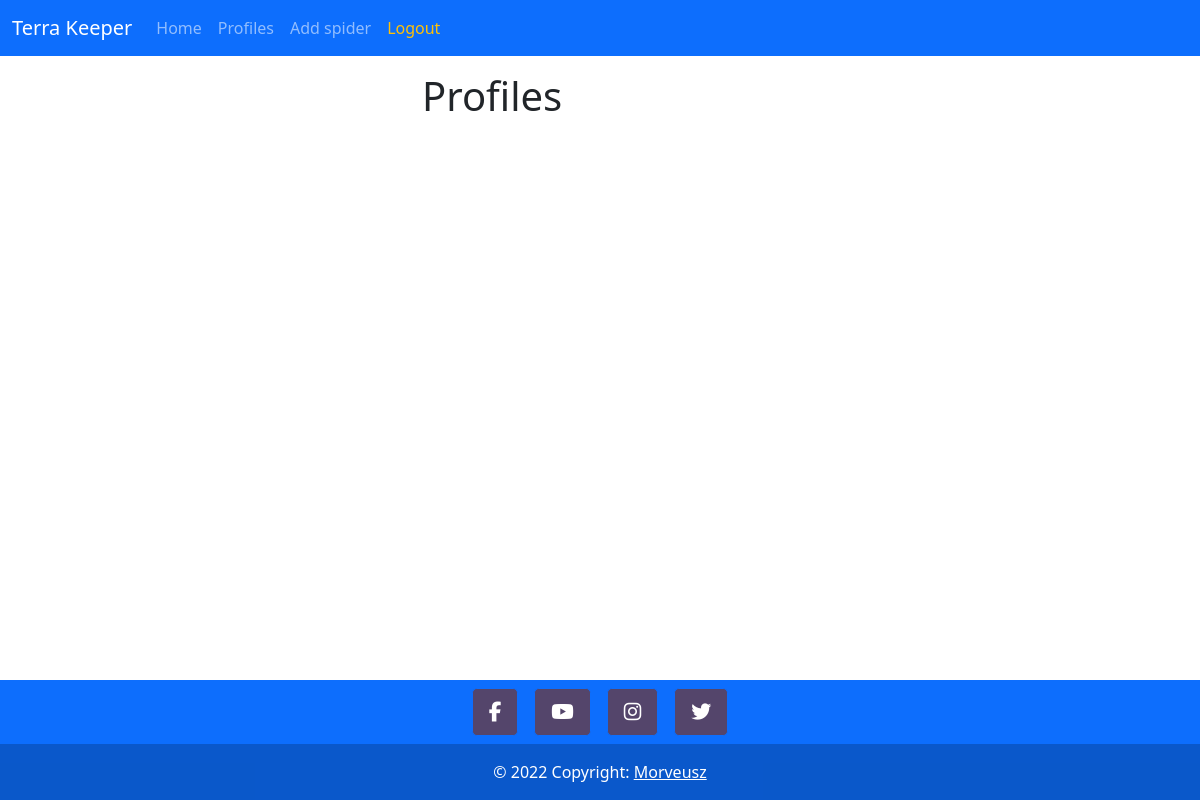
/users/ (signed in), run on an earlier commit of the app's database.
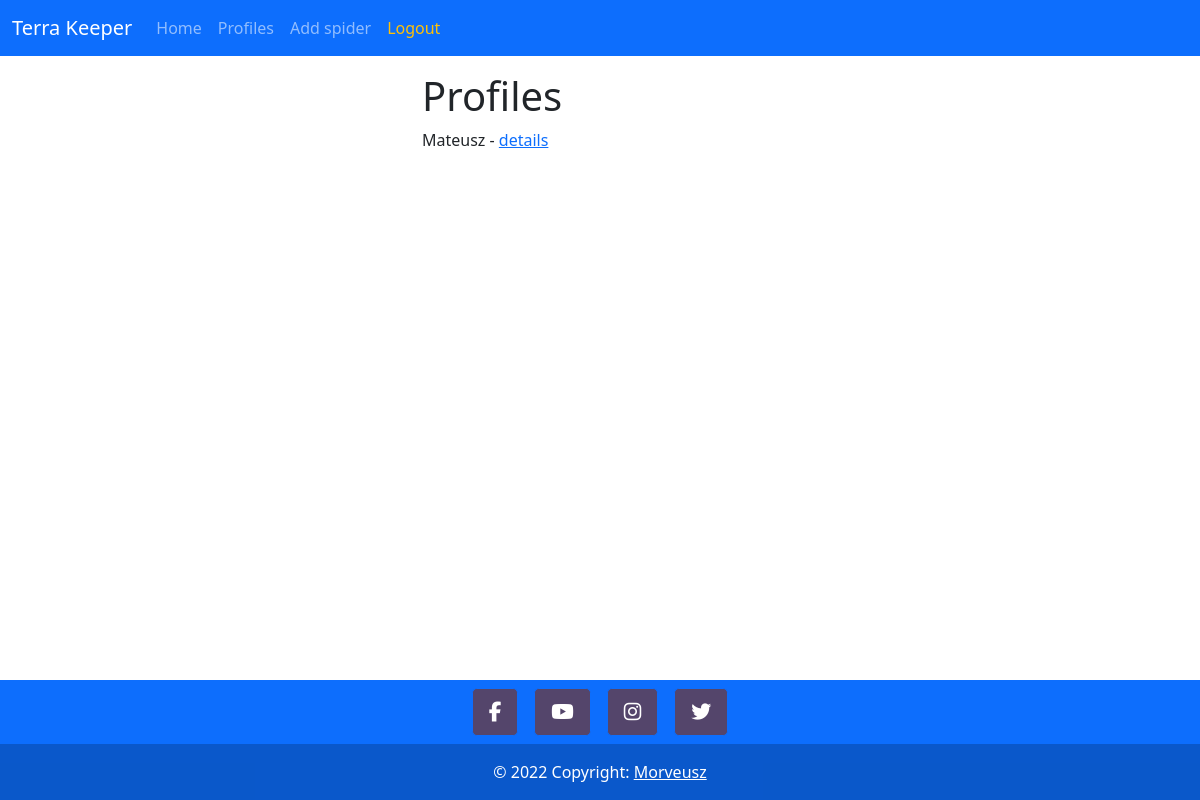
And on a later commit of the database.
### users/models.py (models this page shows, shortened)
class Profile(models.Model):
    id = models.UUIDField(default=uuid.uuid4, unique=True,
                          primary_key=True, editable=False)
    user = models.OneToOneField(
        User, on_delete=models.CASCADE, null=True, blank=True)
    name = models.CharField(max_length=200)
    email = models.CharField(max_length=500)

### users/views.py (the view)
# urls.py: path('', views.index, name="profiles"),
def index(request):
    profiles = Profile.objects.all()
    context = {"profiles": profiles}
    return render(request, 'users/profiles.html', context)

### users/templates/users/profiles.html
{% extends 'main.html' %} {% block content %}
<div class="row">
  <div class="col-4 offset-4">
    <h1>Profiles</h1>
    {% for profile in profiles %}
    <p>{{ profile.name }} - <a href="{% url 'user-details' profile.id %}">details</a></p>
    {% endfor %}
  </div>
</div>
{% endblock %}

### templates/main.html (shortened to what this page needs)
<!DOCTYPE html>
<html lang="en">
  <head>
    <link
      href="https://cdn.jsdelivr.net/npm/bootstrap@5.0.2/dist/css/bootstrap.min.css"
      rel="stylesheet"
    />
  </head>
  <body class=" d-flex flex-column min-vh-100">
    {% include 'navbar.html' %}
    <main class="container">{% block content %} {% endblock content %}</main>
    {% include 'footer.html' %}
  </body>
</html>

### templates/navbar.html (shortened to what this page needs)
<nav class="navbar navbar-dark bg-primary navbar-expand-lg mb-3">
  <div class="container-fluid">
    <a class="navbar-brand" href="{% url 'spiders' %}">Terra Keeper</a>
    <div class="collapse navbar-collapse" id="navbarNav">
      <ul class="navbar-nav">
        <li class="nav-item">
          <a class="nav-link" href="{% url 'spiders' %}">Home</a>
        </li>
        <li class="nav-item">
          <a class="nav-link" href="{% url 'profiles' %}">Profiles</a>
        </li>
        {% if request.user.is_authenticated %}
        <li class="nav-item">
          <a class="nav-link" href="{% url 'spider-new' %}">Add spider</a>
        </li>
        <li class="nav-item">
          <a class="nav-link text-warning" href="{% url 'logout' %}">Logout</a>
        </li>
        {% else %}
        <li class="nav-item">
          <a class="nav-link" href="{% url 'login' %}">Login</a>
        </li>
        {% endif %}
      </ul>
    </div>
  </div>
</nav>

### templates/footer.html
<footer class="text-center text-lg-start bg-primary mt-auto">
  <div class="container d-flex justify-content-center py-2">
    <button type="button" class="btn btn-primary btn-lg btn-floating mx-2" style="background-color: #54456b">
      <i class="fab fa-facebook-f"></i>
    </button>
    <button type="button" class="btn btn-primary btn-lg btn-floating mx-2" style="background-color: #54456b">
      <i class="fab fa-youtube"></i>
    </button>
    <button type="button" class="btn btn-primary btn-lg btn-floating mx-2" style="background-color: #54456b">
      <i class="fab fa-instagram"></i>
    </button>
    <button type="button" class="btn btn-primary btn-lg btn-floating mx-2" style="background-color: #54456b">
      <i class="fab fa-twitter"></i>
    </button>
  </div>
  <div class="text-center text-white p-3" style="background-color: rgba(0, 0, 0, 0.2)">
    © 2022 Copyright:
    <a class="text-white" target="_blank" href="https://github.com/morveusz93">Morveusz</a>
  </div>
</footer>

What changed in the data, as far as the page shows it:
added Profile: name "Mateusz"
